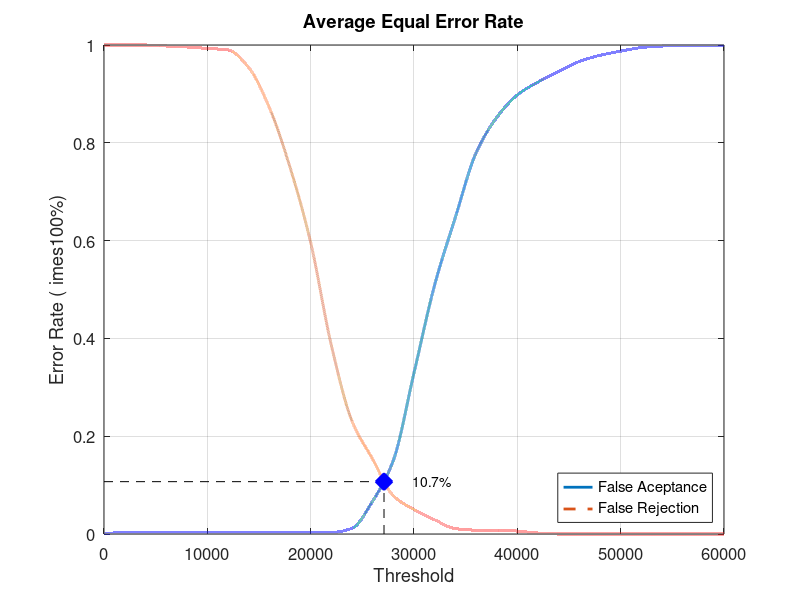
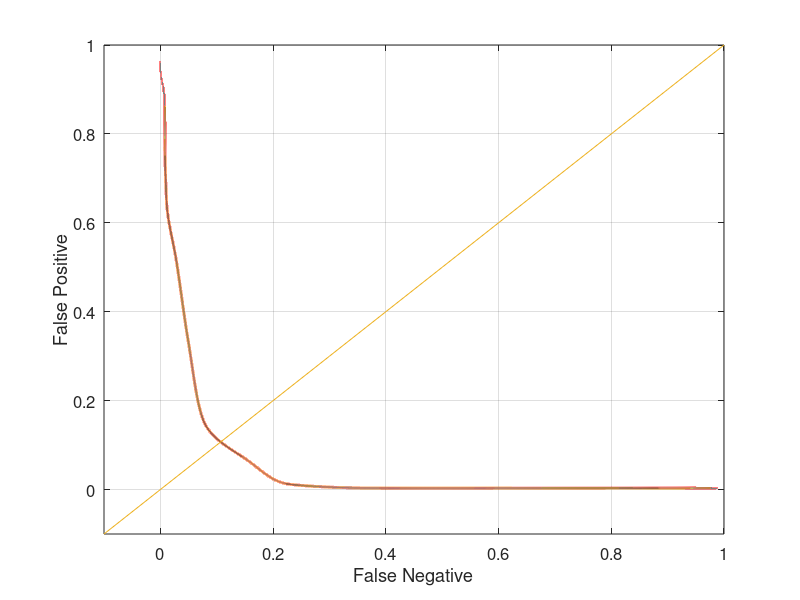

Reproduce these figures in MATLAB, in order.
close all;
clear;
clc;
x = 0:2000:60000;
xq = 0:0.5:60000;

y0 = [0 0.0031579 0.0031579 0.0031579 0.0031579 0.0031579 0.0031579 0.0031579 0.0031579 0.0031579 0.0031579 0.0031579 0.0115789 0.0673684 0.150526 0.329474 0.509474 0.647368 0.778947 0.851579 0.897895 0.924211 0.946316 0.966316 0.978947 0.987368 0.994737 0.997895 0.998947 0.998947 1]
yy0 = interp1(x, y0, xq, 'pchip');
y1 = [1 1 1 0.998 0.996 0.993 0.99 0.954 0.872 0.75 0.596 0.386 0.231 0.153 0.078 0.05 0.029 0.011 0.008 0.008 0.006 0.002 0 0 0 0 0 0 0 0 0]
yy1 = interp1(x, y1, xq, 'pchip');

% Calculating EER: 
y2 = abs(y0 - y1);
find(y2 == min(y2))
yy2 = abs(yy0 - yy1);
xEER = find(yy2 == min(yy2));
xEERIndex = xq(xEER) % X-axis EER
yEER = yy0(xEER) % Y-axis EER

main = figure
plot(xq, yy0,'-','LineWidth', 2);	hold on
plot(xq, yy1,'--','LineWidth', 2);	hold on
plot([xEERIndex xEERIndex], [0 yEER], 'k--');	hold on
plot([0 xEERIndex], [yEER yEER], 'k--');	hold on
plot(xEERIndex, yEER, 'bx', 'LineWidth', 10);	hold on
text(xEERIndex + 10 * xEERIndex / 100, yEER, [num2str(round((10000 * yEER)) / 100) '%'])
legend('False Aceptance', 'False Rejection', 'Location', 'SouthEast')
xlabel('Threshold')
ylabel('Error Rate (	imes100%)')
title('Average Equal Error Rate')
set(gca, 'FontSize', 12)
axis([0 60000 0 1])
grid on

print(main, 'Database4AverageMain', '-dpng');
FNRxFPR = figure('Color', [1 1 1]);
plot(yy1, yy0, '-', yy1, yy0, 'LineWidth', 2);
hold on
y = -0.1:0.1:1
plot(y, y); 
set(gca, 'FontSize', 12)
xlabel('False Negative')
ylabel('False Positive')
axis([-0.1 1 -0.1 1])
set(gca, 'FontSize', 12)
grid on

print(FNRxFPR, 'Database4AverageFNRxFPR','-dpng');
